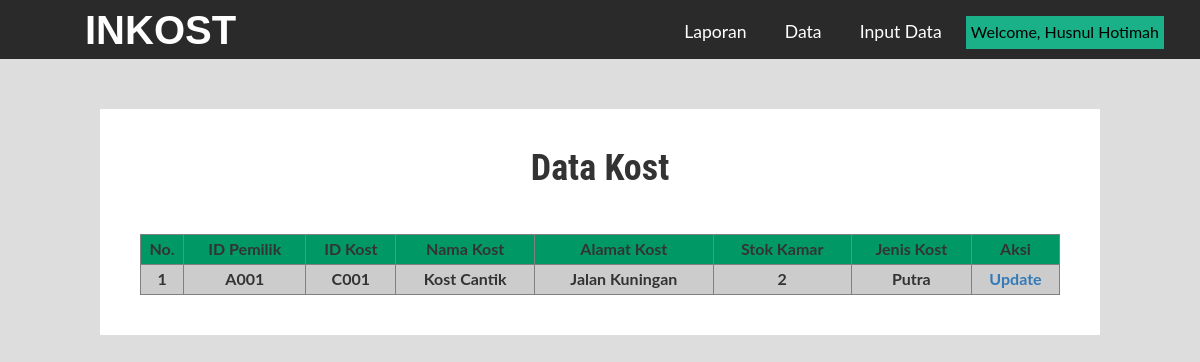
/INKOST/datakost.php (signed in), run on the app's committed database.
### tables this page shows
CREATE TABLE IF NOT EXISTS `admin_kost` (
  `kd_adminkost` varchar(5) NOT NULL,
  `email` varchar(50) NOT NULL,
  `pwd` varchar(50) NOT NULL,
  `nik` varchar(20) NOT NULL,
  `nama_lengkap` varchar(50) NOT NULL,
  `alamat_lengkap` varchar(100) NOT NULL,
  `tgl_lahir` date NOT NULL,
  `jk` char(1) NOT NULL,
  `telp` char(12) NOT NULL,
  PRIMARY KEY (`kd_adminkost`)
);

CREATE TABLE IF NOT EXISTS `kost` (
  `kd_kost` varchar(5) NOT NULL,
  `nm_kost` varchar(50) NOT NULL,
  `alamat_kost` varchar(100) NOT NULL,
  `hewan_peliharaan` varchar(20) NOT NULL,
  `stok_kamar` int(4) NOT NULL,
  `update_terakhir` date NOT NULL,
  `jam_update` time NOT NULL,
  `kd_jenis` int(4) NOT NULL,
  `kd_adminkost` varchar(5) NOT NULL,
  `fasilitas` varchar(200) NOT NULL,
  `akses_lingkungan` varchar(200) NOT NULL,
  `foto` varchar(100) NOT NULL,
  `rating` int(5) NOT NULL,
  `voter` int(5) NOT NULL,
  `rate` int(5) NOT NULL,
  `longitude` float(10,6) NOT NULL,
  `latitude` float(10,6) NOT NULL,
  PRIMARY KEY (`kd_kost`)
);

CREATE TABLE IF NOT EXISTS `jenis` (
  `kd_jenis` int(4) NOT NULL AUTO_INCREMENT,
  `jenis` varchar(10) NOT NULL,
  PRIMARY KEY (`kd_jenis`)
);

### INKOST/datakost.php (the view, shortened to what this page needs)
<!DOCTYPE html>
<html lang="en">
<head>
<link href="css/bootstrap.css" rel="stylesheet" type="text/css" media="all" />
<link href="css/style.css" rel="stylesheet" type="text/css" media="all" />
<body>
<?php
require("menukost.php");
?>
<br>
<br>
<br>
<div class="form">
         <div class="tab-content">
        <center><h1> Data Kost </h1></div></center><br>
<br>
<table width="100%" border="1">
<tr bgcolor="#009966">
<td align="center" height="30" bordercolor="#000000"><strong>No.</strong></td>
<td align="center" height="30" bordercolor="#000000"><strong>ID Pemilik</strong></td>
<td align="center" height="30" bordercolor="#000000"><strong>ID Kost</strong></td>
<td align="center" height="30" bordercolor="#000000"><strong>Nama Kost</strong></td>
<td align="center" height="30" bordercolor="#000000"><strong>Alamat Kost</strong></td>
<td align="center" height="30" bordercolor="#000000"><strong>Stok Kamar</strong></td>
<td align="center" height="30" bordercolor="#000000"><strong>Jenis Kost</strong></td>
<td align="center" height="30" bordercolor="#000000" colspan="2"><strong>Aksi</strong></td>
</tr>
<?php
$warna1 = "#FFFFFF";
$warna2 = "#CCCCCC";
$warna = $warna1;
$sql_sel = "select * from kost k join admin_kost a on k.kd_adminkost = a.kd_adminkost join jenis j on k.kd_jenis = j.kd_jenis where k.kd_adminkost = '$_SESSION[adminkost]' ";
$query_sel = mysql_query ($sql_sel);
while ($data=mysql_fetch_array($query_sel)){
	if ($warna == $warna1){
		$warna = $warna2;}
	else{$warna = $warna1;}
?>
<tr bgcolor="<?php echo $warna?>">
<td align="center" height="30" bordercolor="#000000"><strong><?php echo ++$no ?></strong></td>
<td align="center" height="30" bordercolor="#000000"><strong><?php echo $data[kd_adminkost]; ?></strong></td>
<td align="center" height="30" bordercolor="#000000"><strong><?php echo $data[kd_kost]; ?></strong></td>
<td align="center" height="30" bordercolor="#000000"><strong><?php echo $data[nm_kost]; ?></strong></td>
<td align="center" height="30" bordercolor="#000000"><strong><?php echo $data[alamat_kost]; ?></strong></td>
<td align="center" height="30" bordercolor="#000000"><strong><?php echo $data[stok_kamar]; ?></strong></td>
<td align="center" height="30" bordercolor="#000000"><strong><?php echo $data[jenis]; ?></strong></td>
<td align="center" height="30" bordercolor="#000000"><a href="updatekost.php?edit=<?php echo $data[kd_kost]; ?>"><strong>Update</strong></td>
</tr>
<?php } ?>
</table>
  </div>
</body>
</html>

### INKOST/menukost.php (shortened to what this page needs)
<?php
$query1=mysql_fetch_array(mysql_query("Select * from admin_kost where kd_adminkost='$_SESSION[adminkost]'"));
?>
<!DOCTYPE html>
<html lang="en">
<head>
<link href="css/bootstrap.css" rel="stylesheet" type="text/css" media="all" />
<link href="css/style.css" rel="stylesheet" type="text/css" media="all" />
<body>
	<div class="header">
				<div class="top-bar">
				<div class="container">
					<div class="header-nav">
						<nav class="navbar navbar-default">
							<div class="navbar-header">
								<h1><a class="navbar-brand" href="">INKOST</a></h1>
							</div>
							<div class="collapse navbar-collapse nav-wil" id="bs-example-navbar-collapse-1">
								<nav class="linkEffects linkHoverEffect_12">
									<ul>
										<li><a class="scroll" href="laporankost.php"><span>Laporan</span></a></li>
										<div class="dropdown"><li><a class="scroll" ><span>Data</span></a>
                                        </div></li>
                                        <div class="dropdown"><li><a class="scroll" ><span>Input Data</span></a>
                                        </div></li>
                                       <li><div class="dropdown">
  										<button class="dropbtn"><font color="#000"> Welcome, <?php echo $query1[nama_lengkap];?> </font></button> 										 </div></li>
									</ul>
								</nav>
							</div>
						</nav>
					</div>
				</div>
			</div>

### INKOST/css/style.css (style rules this page uses)
html, body { margin:0; font-size: 100%; font-family: 'Lato', sans-serif; background: #DDD; }
body a { text-decoration:none; transition:0.5s all; -webkit-transition:0.5s all; -moz-transition:0.5s all; -o-transition:0.5s all; -ms-transition:0.5s all; }
h1,h2,h3,h4,h5,h6 { margin:0; font-family: 'Roboto Condensed', sans-serif; font-weight: 600; }
ul { margin:0; padding:0; }
.top-bar { position: absolute; width: 100%; z-index: 99999; padding: 10px 0 10px 0px; background: #2A2A2A; position:fixed; }
.navbar-brand { line-height: 0px !important; }
nav.linkEffects.linkHoverEffect_12 ul { margin-top: 6px; }
.navbar { margin-bottom: 0; }
.navbar-default { background:none; border-color: #012231; }
.navbar-default .navbar-brand { font-family: 'Days One', sans-serif; color:#fff !important; font-size:40px; text-decoration: none; }
.navbar-default .navbar-collapse, .navbar-default .navbar-form { padding: 0; }
.navbar { position: relative; min-height: inherit; }
.navbar-header { margin-top: 20px; }
.dropbtn { background-color: #1AB188; color: white; padding: 5px; font-size: 16px; border: none; cursor: pointer; }
.dropdown { position: relative; display: inline-block; }
.navbar-brand { height: 0; padding: 0; }
.navbar { border-radius: 0px; border:none; }
.navbar-default .navbar-brand { color: #fff; }
.navbar { border-radius: 0px; border: none; padding: 0px 0; }
nav.linkEffects.linkHoverEffect_12 ul li { list-style: none; display: inline-block; margin-right:6px; }
nav.linkEffects.linkHoverEffect_12 { float: right; }
.linkHoverEffect_12 a { padding: 10px 14px; position: relative; -moz-transition: ease-out 0.3s 0.1s; -o-transition: ease-out 0.3s 0.1s; -webkit-transition: ease-out 0.3s; -webkit-transition-delay: 0.1s; transition: ease-out 0.3s 0.1s; font-size: 1.1em; color: #fff; }
.linkHoverEffect_12 a span::before { height: 100%; width: 2px; background: #b56d10; content: ""; position: absolute; left: 0; top: 0; -moz-transform: scaleY(0); -ms-transform: scaleY(0); -webkit-transform: scaleY(0); transform: scaleY(0); -moz-transition: 0.3s; -o-transition: 0.3s; -webkit-transition: 0.3s; transition: 0.3s; }
.linkHoverEffect_12 a span::after { height: 100%; width: 2px; background: #b56d10; content: ""; position: absolute; right: 0; top: 0; -moz-transform: scaleY(0); -ms-transform: scaleY(0); -webkit-transform: scaleY(0); transform: scaleY(0); -moz-transition: 0.3s; -o-transition: 0.3s; -webkit-transition: 0.3s; transition: 0.3s; }
.linkHoverEffect_12 a::before { height: 2px; width: 100%; background: #b56d10; content: ""; position: absolute; left: 0; top: 0; -moz-transform: scaleX(0); -ms-transform: scaleX(0); -webkit-transform: scaleX(0); transform: scaleX(0); -moz-transition: 0.3s; -o-transition: 0.3s; -webkit-transition: 0.3s; transition: 0.3s; }
.linkHoverEffect_12 a::after { height: 2px; width: 100%; background: #b56d10; content: ""; position: absolute; left: 0px; bottom: 0; -moz-transform: scaleX(0); -ms-transform: scaleX(0); -webkit-transform: scaleX(0); transform: scaleX(0); -moz-transition: 0.3s; -o-transition: 0.3s; -webkit-transition: 0.3s; transition: 0.3s; }
@media (max-width:1366px) { a.navbar-brand { margin-left: 35px; } }
@media (max-width:1280px) { a.navbar-brand { margin-left: 55px; } }
.form { background: #FFF; padding: 40px; max-width: 1000px; margin: 40px auto; border-radius: 0px; }

### data on the page
admin_kost: nama_lengkap "Husnul Hotimah"
kost: kd_adminkost.kd_adminkost "A001", kd_kost "C001", nm_kost "Kost Cantik", alamat_kost "Jalan Kuningan", stok_kamar "2", kd_jenis.jenis "Putra"
